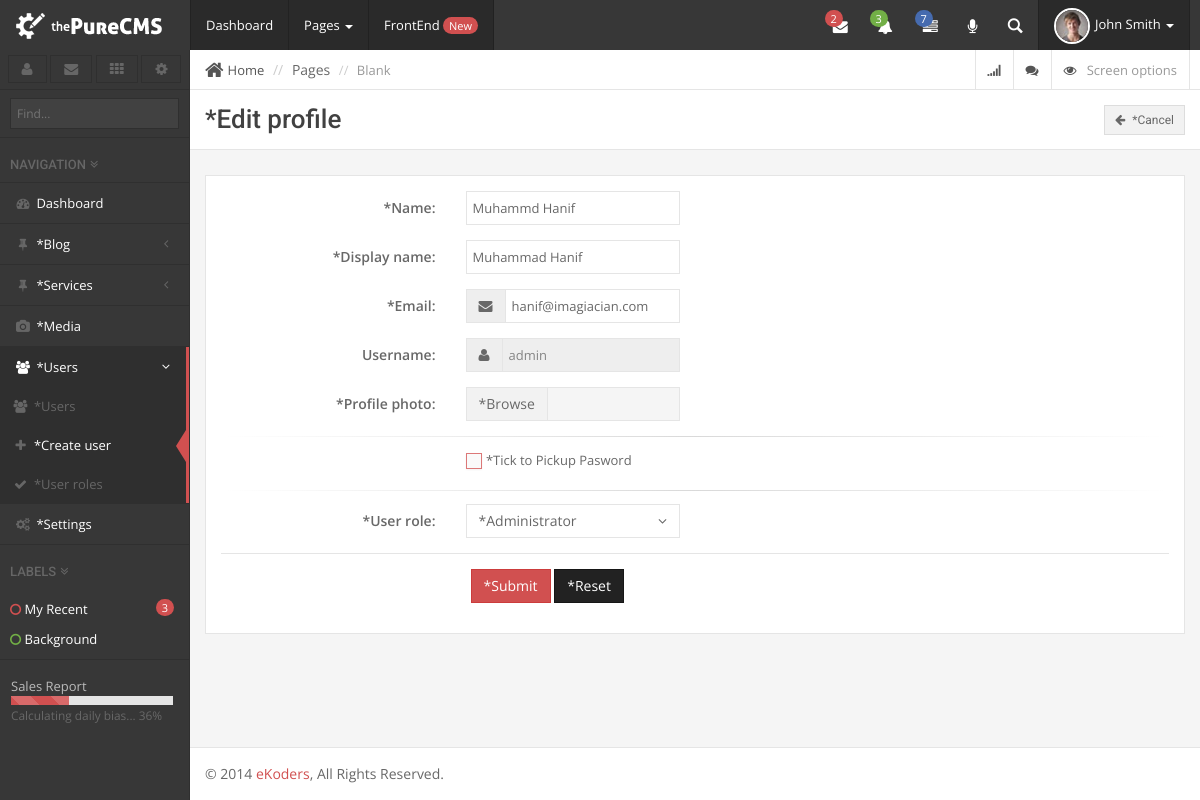
/admin/create_user.php?update=profile (signed in), run on the app's committed database.
### tables this page shows
CREATE TABLE IF NOT EXISTS `user_profiles` (
  `user_profile_id` int(11) NOT NULL AUTO_INCREMENT,
  `user_id` int(11) NOT NULL,
  `user_name` varchar(128) NOT NULL,
  `user_display_name` varchar(128) NOT NULL,
  `user_email` varchar(128) NOT NULL,
  `user_image` varchar(128) NOT NULL,
  `user_role` int(11) NOT NULL,
  PRIMARY KEY (`user_profile_id`)
);

CREATE TABLE IF NOT EXISTS `users` (
  `user_id` int(11) NOT NULL AUTO_INCREMENT,
  `user_username` varchar(32) NOT NULL,
  `user_password` varchar(256) NOT NULL,
  `user_ts` timestamp NOT NULL DEFAULT CURRENT_TIMESTAMP,
  PRIMARY KEY (`user_id`)
);

CREATE TABLE IF NOT EXISTS `user_roles` (
  `role_id` int(11) NOT NULL AUTO_INCREMENT,
  `role_title` varchar(32) NOT NULL,
  `role_description` varchar(250) NOT NULL,
  `role_object` longtext NOT NULL,
  `role_ts` timestamp NOT NULL DEFAULT CURRENT_TIMESTAMP,
  PRIMARY KEY (`role_id`)
);

### admin/create_user.php (the view, shortened to what the rows shown need)
<?php
include_once 'include/init.php';
$ID = (isset($_GET['update']))? $Users->get_logged_id() : NULL;
$ID = (isset($_GET['ID']))? $_GET['ID'] : $ID;
if (isset($ID)) {
	$Users->where('user_id', $ID);
	$Users->select(array('user_username'=>'user_username'));
	$Users->from($Users->table_name);
	$user = $Users->result();
	$profile = $Users->get_profile($ID);
}
$admin_title = (isset($ID))? 'Edit profile' : 'Create User';
include 'include/header.php';
?>
<link href="assets/css/plugins/bootstrap-select/bootstrap-select.min.css" rel="stylesheet">
<link rel="stylesheet" href="assets/css/plugins/bootstrap-wysihtml/bootstrap-wysihtml5.css">
<link rel="stylesheet" href="assets/css/plugins/bootstrap-editable/bootstrap-editable.css">
<div id="page-wrapper">
		<div class="row">
			<div class="col-lg-12">
				<div class="page-header title">
					<h1><?php __($admin_title); ?> <a href="users.php" class="btn btn-default btn-sm pull-right"><i class="fa fa-arrow-left"></i> <?php __('Cancel') ?></a></h1>
				</div>
			</div>
		</div>
		<div class="row">
			<div class="col-lg-12">
				<div class="panel panel-default">
					<div class="panel-body">
						<form action="<?php echo get_actual_url(false); ?>" class="form-horizontal" role="form" method="post" enctype="multipart/form-data">
							<div class="form-group">
								<div class="col-sm-3">
									<input type="text" class="form-control" value="<?php echo (isset($ID))? $profile->user_name : '' ?>" name="name">
								</div>
							</div>
							<div class="form-group">
								<div class="col-sm-3">
									<input type="text" class="form-control" value="<?php echo (isset($ID))? $profile->user_display_name : '' ?>" name="display_name">
								</div>
							</div>
							<div class="form-group">
								<div class="col-sm-3">
									<div class="input-group">
										<span class="input-group-addon"><i class="fa fa-envelope"></i></span>
										<input type="email" class="form-control" value="<?php echo (isset($ID))? $profile->user_email : '' ?>" name="email">
									</div>
								</div>
							</div>
							<div class="form-group">
								<div class="col-sm-3">
									<div class="input-group">
										<span class="input-group-addon"><i class="fa fa-user"></i></span>
										<input type="text" <?php echo (isset($ID))? 'disabled' : ''; ?> value="<?php echo (isset($ID))? $user->user_username : '' ?>" class="form-control" name="username">
									</div>
								</div>
							</div>
							<div class="form-group">
								<label class="col-sm-3 control-label"><?php __('User role'); ?>:</label>
								<div class="col-sm-3">
									<select name="role" class="form-control selectpicker">
									<?php
										$roles = $Users->get_roles();
										foreach ($roles as $role) {
											?><option value="<?php echo $role->role_id; ?>" ><?php __($role->role_title); ?></option><?php
										}
									?>
									</select>
								</div>
							</div>
						</form>
					</div>
				</div>
			</div>
		</div>
<?php include 'include/footer.php'; ?>

### admin/include/procedural_functions.php (shortened to what the rows shown need)
<?php
$lang = new language();
function __($key, $echo = true)
{
	global $lang;
	if ($echo) {
		echo $lang->get_key($key);
	}else{
		return $lang->get_key($key);
	}
}
function get_actual_url($encode = true)
{
	$actual_url = "http://$_SERVER[HTTP_HOST]$_SERVER[REQUEST_URI]";
	if ($encode) {
		return urlencode($actual_url);
	}else{
		return $actual_url;
	}
}
	?>

### data on the page
user_profiles: name "Muhammd Hanif", display_name "Muhammad Hanif", email "hanif@imagiacian.com"
users: username "admin"
user_roles: role_title "*Administrator"

### other printed values
$lang->get_key($key) "Dashboard"
$lang->get_key($key) "*Blog"
$lang->get_key($key) "*Services"
$lang->get_key($key) "*Media"
$lang->get_key($key) "*Users"
$lang->get_key($key) "*Create user"
$lang->get_key($key) "*User roles"
$lang->get_key($key) "*Settings"
$lang->get_key($key) "*Edit profile *Cancel *Name *Display name *Email Username *Profile photo *Browse *Tick to Pickup Pasword *User role *Submit *Reset"
